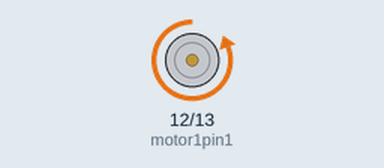
A program run on a simulated ESP8266 (NodeMCU). Parts: motor-driver pin pairs drawn as motors (green arrow = first pin HIGH = forward, orange = second pin HIGH = backward, longer = more drive). What the program prints to the serial monitor is not drawn.

Above: at 0.5 s.
Timing chart, 0 to 4.6 s (numbered marks = the images above):
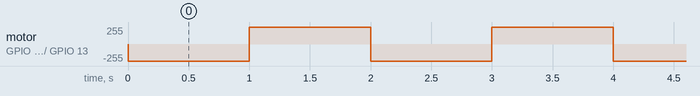

Measured:
- by itself, motor on GPIO 12 (motor1pin1) / GPIO 13 (motor1pin2): alternates forward 255/255 for 1.0 s and backward 255/255 for 1.0 s

The program:

main.cpp
```cpp
#include <Arduino.h>

int motor1pin1 = 12;
int motor1pin2 = 13;

// #define SPDL 1024
// #define ENABLE 14


void setup() {
  Serial.begin(115200);
  // put your setup code here, to run once:
  pinMode(motor1pin1, OUTPUT);
  pinMode(motor1pin2, OUTPUT);

  // pinMode(ENABLE, OUTPUT);
}

void loop(){
  // put your main code here, to run repeatedly:
  Serial.println("RUN");

  //Controlling speed (0 = off and 255 = max speed):
  // analogWrite(ENABLE, SPDL); //ENB pin


  //Controlling spin direction of motors:
  digitalWrite(motor1pin1, LOW);
  digitalWrite(motor1pin2, HIGH);

  delay(1000);
    //Controlling spin direction of motors:
  digitalWrite(motor1pin1, HIGH);
  digitalWrite(motor1pin2, LOW);

  delay(1000);
}
```
